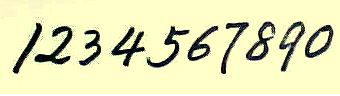
#> input picture 人工智能数学基础资源/习题答案/ch06/digit.bmp, 340 x 96 px
$ python 6-1.py
#> lines starting #> are read from the running program, lines starting #| are printed output that depends on the picture; after the words box and inside, x2 and y2 are one past the last pixel; in counts of white or black regions, pixels touching at a corner belong together
#> in rebuild_img, img is the input picture: PIL image 340x96 RGB; mean R, G, B 226.4, 227.1, 182.2
from PIL import Image
import numpy as np
def get_approx_SVD1(data,percent):#SVD并还原压缩后的数据，percent代表奇异值的百分比
    U, s, VT = np.linalg.svd(data) #进行SVD
    Sigma=np.zeros(np.shape(data))
    Sigma[:len(s),:len(s)]=np.diag(s)      #获得奇异值矩阵
    k=(int)(percent*len(s))   #k是奇异值个数的百分比的个数
    D=U[:,:k].dot(Sigma[:k,:k].dot(VT[:k,:])) #SVD还原后的数据
    D[D < 0] = 0
    D[D > 255] = 255
    return np.rint(D).astype("uint8")

def get_approx_SVD2(data,percent):#SVD并还原压缩后的数据，percent代表奇异值总和的百分比
#> called with percent = 0.2
    U, s, VT = np.linalg.svd(data)  #进行SVD
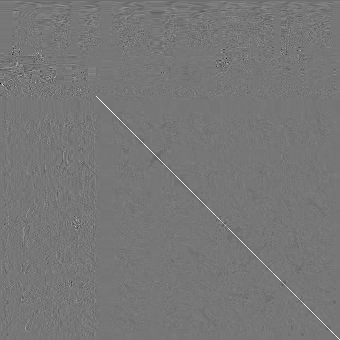
#> VT: shape (340, 340) float64; min -0.857, max 0.975, mean -0.000168; drawn with min black and max white
#> s = 96 values, max 41359.9 at index 0, min 1.87e-12 at index 95, mean 996.1
    Sigma=np.zeros(np.shape(data))
    Sigma[:len(s),:len(s)]=np.diag(s)
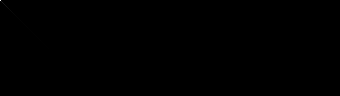
#> Sigma: shape (96, 340) float64; min 0, max 41359.9, mean 2.9; drawn with min black and max white
    count=(int)(sum(s))*percent
#> count = 19125.2
    k=-1  #k是奇异值总和的百分比的个数
    curSum=0 #初值为第一个奇异值
    while curSum <= count :
        k+=1
        curSum += s[k]
#> this loop made 1 pass
#> (k, curSum) on pass 1: (0, 41359.9)
#> after the loop, curSum = 41359.9; k = 0
    print("U的大小：",U.shape,"奇异值的大小：",len(s),"k=",k,"VT的大小：",VT.shape)
#| U的大小： (96, 96) 奇异值的大小： 96 k= 0 VT的大小： (340, 340)
    D=U[:,:k].dot(Sigma[:k,:k].dot(VT[:k,:])) #SVD还原后的数据
#> D: shape (96, 340) float64; every value is 0
    D[D<0] = 0
    D[D>255] = 255
    return np.rint(D).astype("uint8")
#> returned value: shape (96, 340); every value is 0

#导入图像，进行SVD压缩，并重构图像

def rebuild_img(filename,p,get_approx_SVD):
#filename代表文件名，p代表百分比，#get_approx_SVD代表调用的SVD筛选方法
    img = Image.open(filename, 'r')#打开文件
    a = np.array(img)#获得色素值
    R0=a[:, :, 0] #获得红色的色素值
    G0=a[:, :, 1] #获得绿色的色素值
    G0=a[:, :, 2] #获得蓝色的色素值
    R = get_approx_SVD(R0,p)#对红色进行SVD还原
    G = get_approx_SVD(G0,p)#对绿色进行SVD还原
#> call 2 of get_approx_SVD2, with percent = 0.2
#> in get_approx_SVD2 (call 2), `U, s, VT = np.linalg.svd(data)`:
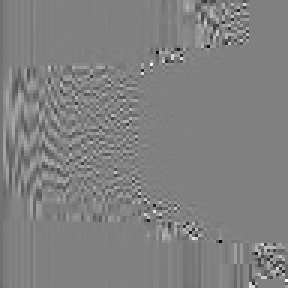
#> U: shape (96, 96) float64 (shown 3 times larger); min -0.906, max 0.885, mean -0.000957; drawn with min black and max white
#> in get_approx_SVD2 (call 2), `U, s, VT = np.linalg.svd(data)`: s = 96 values, max 33248.3 at index 0, min 4.07e-13 at index 95, mean 835.9
#> in get_approx_SVD2 (call 2), `count=(int)(sum(s))*percent`: count = 16049.6
#> the loop in get_approx_SVD2 (call 2), `while curSum <= count :` made 1 pass
#> (k, curSum) on pass 1: (0, 33248.3)
#> after the loop in get_approx_SVD2 (call 2), `while curSum <= count :`: curSum = 33248.3; k = 0
#| U的大小： (96, 96) 奇异值的大小： 96 k= 0 VT的大小： (340, 340)
    B = get_approx_SVD(G0,p)#对蓝色进行SVD还原
#| U的大小： (96, 96) 奇异值的大小： 96 k= 0 VT的大小： (340, 340)
    I = np.stack((R, G, B), 2)
#> I: shape (96, 340, 3); every value is 0
    Image.fromarray(I).save("IMG_11" + str(p*100)+".jpg")#保存图片
    img=Image.open("IMG_11" + str(p * 100) + ".jpg", 'r')
    img.show()#显示图片

filename="digit.bmp"
for p in np.arange(0.2, 1.01, 0.2):
    print("p=",p)
    rebuild_img(filename,p,get_approx_SVD2)
for p in np.arange(0.2, 1.01, 0.2):
    rebuild_img(filename,p,get_approx_SVD1)
#> in get_approx_SVD1, `U, s, VT = np.linalg.svd(data)`: s = 96 values, max 41359.9 at index 0, min 1.87e-12 at index 95, mean 996.1
#> in get_approx_SVD1, `k=(int)(percent*len(s))`: k = 19
#> in get_approx_SVD1, `D[D < 0] = 0`:
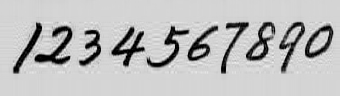
#> D: shape (96, 340) float64; min 0, max 305.5, mean 226.6; drawn with min black and max white
#> in get_approx_SVD1, `D[D > 255] = 255`:
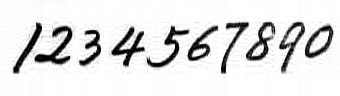
#> D: shape (96, 340) float64; min 0, max 255, mean 225.7
#> call 2 of get_approx_SVD1, with percent = 0.2
#> in get_approx_SVD1 (call 2), `U, s, VT = np.linalg.svd(data)`: s = 96 values, max 33248.3 at index 0, min 4.07e-13 at index 95, mean 835.9
#> in get_approx_SVD1 (call 2), `D[D < 0] = 0`:
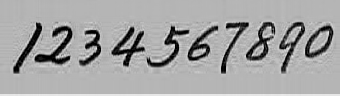
#> D: shape (96, 340) float64; min 0, max 282.4, mean 182.3; drawn with min black and max white
#> in get_approx_SVD1 (call 2), `D[D > 255] = 255`: D: shape (96, 340) float64; 1.16% of pixels changed, all inside (x1, y1, x2, y2) = (4, 27, 340, 96)
#> in rebuild_img (call 6), `I = np.stack((R, G, B), 2)`:
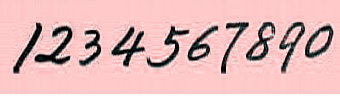
#> I: shape (96, 340, 3); mean of channels 0, 1, 2 225.7, 182.3, 182.3; drawn as R, G, B
